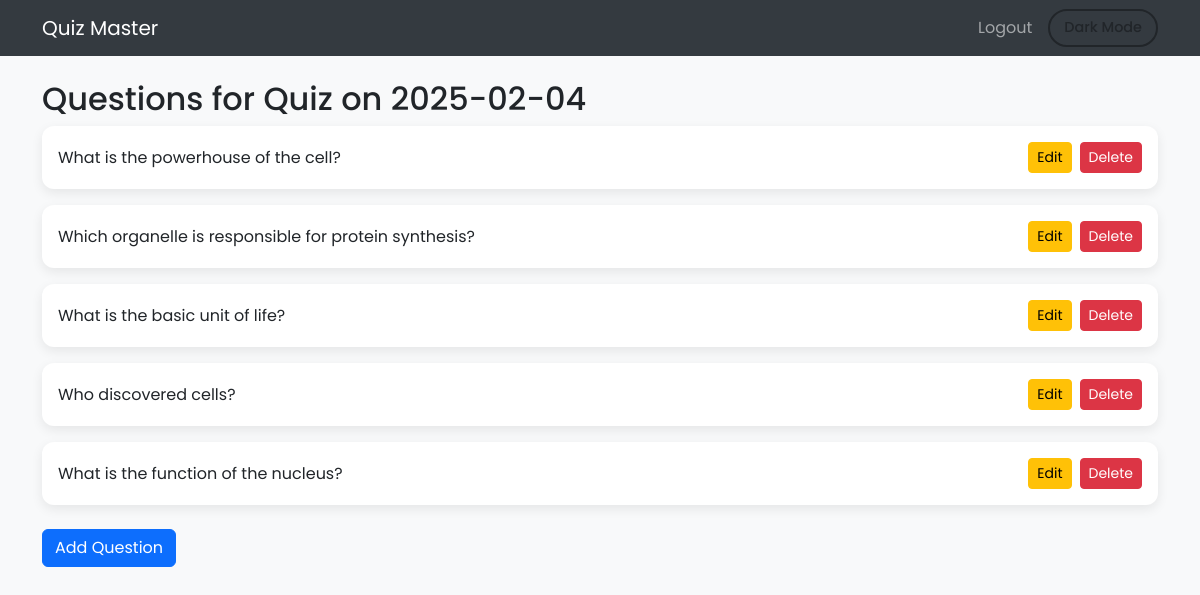
Page /quiz_questions/5 on the committed database.
### app.py (models this page shows)
class Quiz(db.Model):
    id = db.Column(db.Integer, primary_key=True)
    chapter_id = db.Column(db.Integer, db.ForeignKey('chapter.id'), nullable=False)
    date_of_quiz = db.Column(db.Date, nullable=False)
    time_duration = db.Column(db.String(10), nullable=False)
    remarks = db.Column(db.Text, nullable=True)

class Question(db.Model):
    id = db.Column(db.Integer, primary_key=True)
    quiz_id = db.Column(db.Integer, db.ForeignKey('quiz.id'), nullable=False)
    question_statement = db.Column(db.Text, nullable=False)
    option1 = db.Column(db.String(200), nullable=False)
    option2 = db.Column(db.String(200), nullable=False)
    option3 = db.Column(db.String(200), nullable=False)
    option4 = db.Column(db.String(200), nullable=False)
    correct_option = db.Column(db.Integer, nullable=False)

### app.py (the view)
@app.route('/quiz_questions/<int:quiz_id>')
def quiz_questions(quiz_id):
    quiz = Quiz.query.get_or_404(quiz_id)
    questions = Question.query.filter_by(quiz_id=quiz_id).all()
    return render_template('quiz_questions.html', quiz=quiz, questions=questions)

### templates/quiz_questions.html (shortened to what this page needs)
<!DOCTYPE html>
<html lang="en" class="light-theme">
<head>
  <link href="https://cdn.jsdelivr.net/npm/bootstrap@5.3.0/dist/css/bootstrap.min.css" rel="stylesheet"/>
</head>
<body>
    <nav class="navbar navbar-expand-lg navbar-dark">
        <div class="container">
          <a class="navbar-brand" href="/">Quiz Master</a>
          <div class="collapse navbar-collapse">
            <ul class="navbar-nav ms-auto align-items-center">
              <li class="nav-item"><a class="nav-link" href="/logout">Logout</a></li>
              <li class="nav-item ms-2">
                <button id="theme-toggle" class="btn btn-theme-toggle">Dark Mode</button>
              </li>
            </ul>
          </div>
        </div>
      </nav>
  <div class="container mt-4">
    <h2>Questions for Quiz on {{ quiz.date_of_quiz }}</h2>
    {% if questions %}
    <div class="row row-cols-1 g-3">
      {% for question in questions %}
      <div class="col">
        <div class="d-flex justify-content-between align-items-center p-3 question-card">
          <div>{{ question.question_statement }}</div>
          <div class="d-flex flex-wrap gap-2">
            <a href="/edit_question/{{ question.id }}" class="btn btn-warning btn-sm">Edit</a>
            <form action="/delete_question/{{ question.id }}" method="POST" class="d-inline">
              <button type="submit" class="btn btn-danger btn-sm">Delete</button>
            </form>
          </div>
        </div>
      </div>
      {% endfor %}
    </div>
    {% else %}
    <p class="mt-3">No questions added for this quiz yet.</p>
    {% endif %}
    <a href="/add_question/{{ quiz.id }}" class="btn btn-primary mt-4">Add Question</a>
  </div>
</body>
</html>

### templates/quiz_questions.html (style rules this page uses)
:root { --bg-color: #f8f9fa; --text-color: #212529; --card-bg: #ffffff; --navbar-bg: #343a40; --input-bg: rgba(255, 255, 255, 0.6); --input-text: #262b30; --box-shadow: 0 4px 12px rgba(0, 0, 0, 0.08); }
body { background-color: var(--bg-color); color: var(--text-color); transition: background-color 0.4s ease, color 0.4s ease; font-family: 'Poppins', sans-serif; }
.navbar { background-color: var(--navbar-bg) !important; }
h2 { color: var(--text-color); }
.btn-theme-toggle { display: flex; align-items: center; gap: 0.4rem; border: 2px solid var(--text-color); color: var(--text-color); background-color: transparent; border-radius: 999px; padding: 6px 14px; font-size: 0.9rem; font-weight: 500; transition: background-color 0.3s ease, color 0.3s ease, border-color 0.3s ease; }
.question-card { background-color: var(--card-bg); color: var(--text-color); border-radius: 0.75rem; box-shadow: var(--box-shadow); transition: background-color 0.3s ease, color 0.3s ease, box-shadow 0.3s ease; }

### rows in the picture
Quiz: date_of_quiz "2025-02-04"
Question: question_statement "What is the powerhouse of the cell?"
Question: question_statement "Which organelle is responsible for protein synthesis?"
Question: question_statement "What is the basic unit of life?"
Question: question_statement "Who discovered cells?"
Question: question_statement "What is the function of the nucleus?"
